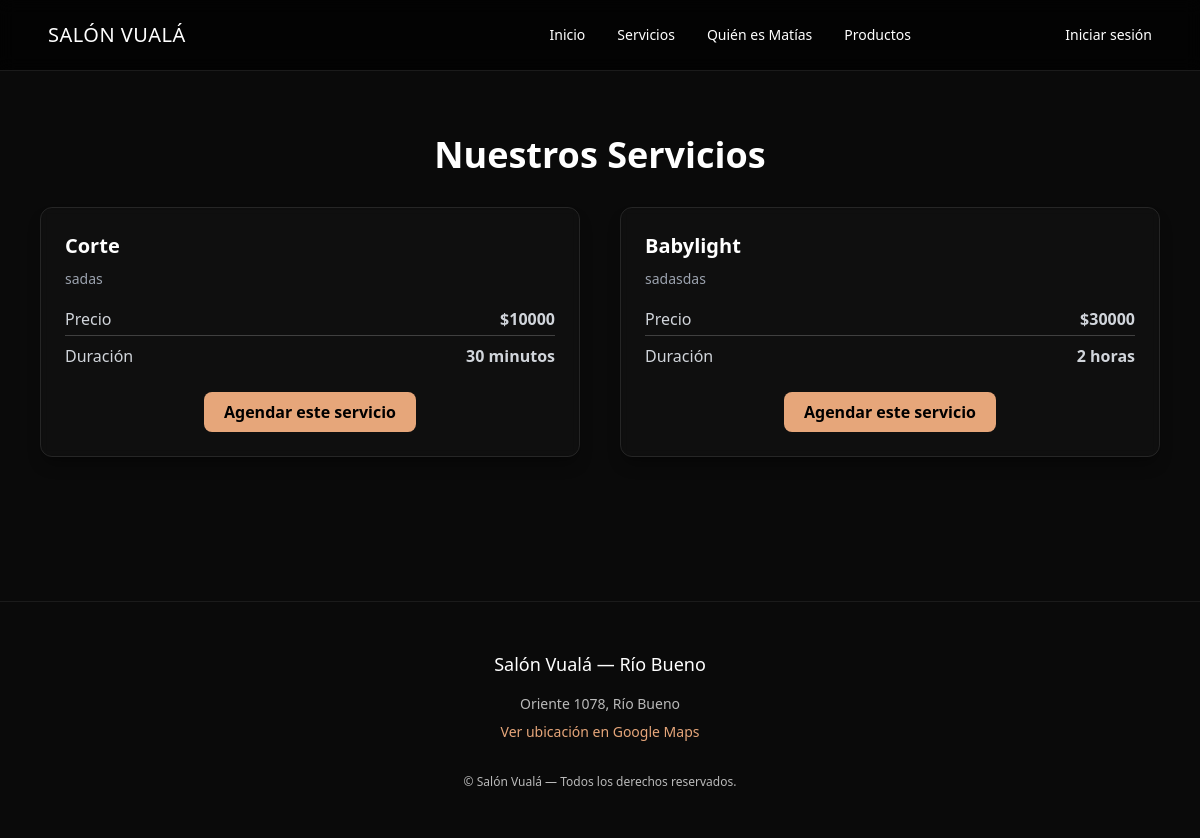
The app's page /servicios/ with its own data.
### agenda/models.py (models this page shows, shortened)
class Servicio(models.Model):
    nombre = models.CharField(max_length=100)
    descripcion = models.TextField(blank=True)
    precio = models.PositiveIntegerField(default=0)
    duracion = models.IntegerField(choices=duracion_choices)

### pagina_principal/views.py (the view)
# urls.py: path('servicios/', views.lista_servicios, name='lista_servicios'),
def servicios(request):
    servicios = Servicio.objects.all()
    return render(request, 'pagina_principal/servicios.html', {'servicios': servicios})

### pagina_principal/templates/pagina_principal/servicios.html (shortened to what this page needs)
{% extends "pagina_principal/layout.html" %}
{% block content %}
<section class="max-w-6xl mx-auto px-4 py-16">
  <div class="gsap-titulo-wrap mb-8">
    <h1 class="text-4xl font-bold text-center">
      Nuestros Servicios
    </h1>
  </div>
  {% if servicios %}
  <div class="gsap-servicios-wrap grid md:grid-cols-2 gap-10">
    {% for servicio in servicios %}
    <div
      class="service-card border border-neutral-800 bg-neutral-900/40 backdrop-blur-sm
             rounded-xl p-6 shadow-lg shadow-black/30
             transition hover:shadow-xl hover:shadow-black/50 hover:-translate-y-1">
      <h3 class="text-xl font-semibold mb-2">{{ servicio.nombre }}</h3>
      {% if servicio.descripcion %}
      <p class="text-gray-400 mb-4 text-sm leading-relaxed">
        {{ servicio.descripcion }}
      </p>
      {% endif %}
      <ul class="space-y-2 text-gray-300 mb-4">
        <li class="flex justify-between border-b border-neutral-700 pb-1">
          <span>Precio</span>
          <span class="font-semibold">${{ servicio.precio }}</span>
        </li>
        <li class="flex justify-between">
          <span>Duración</span>
          <span class="font-semibold">{{ servicio.get_duracion_display }}</span>
        </li>
      </ul>
      <div class="text-center mt-6">
        <a href="/reservar/?servicio={{ servicio.id }}"
           class="inline-block px-5 py-2 bg-[var(--accent)] text-black font-semibold
                  rounded-lg hover:bg-[var(--accent-hover)] transition">
          Agendar este servicio
        </a>
      </div>
    </div>
    {% endfor %}
  </div>
  {% else %}
  <p class="text-center text-gray-400">No hay servicios disponibles actualmente.</p>
  {% endif %}
</section>
{% endblock %}

### pagina_principal/templates/pagina_principal/layout.html (style rules this page uses)
:root { --accent: #E6A67A; --accent-hover: #D18A5F; }

### records on screen
Servicio: nombre "Corte", descripcion "sadas", precio "10000", duracion "30 minutos"
Servicio: nombre "Babylight", descripcion "sadasdas", precio "30000", duracion "2 horas"
